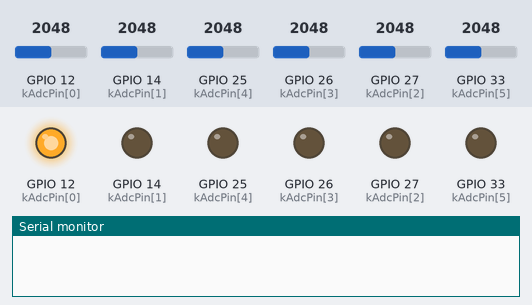
A sketch run on a simulated ESP32. On the bench: output pins drawn as LEDs (lit = HIGH), the last lines printed to the serial monitor. The inputs (shaded band) are chosen by the test bench; at power-on: GPIO 12 (kAdcPin[0]) = 2048, GPIO 14 (kAdcPin[1]) = 2048, GPIO 25 (kAdcPin[4]) = 2048, GPIO 26 (kAdcPin[3]) = 2048, GPIO 27 (kAdcPin[2]) = 2048, GPIO 33 (kAdcPin[5]) = 2048. Nothing arrives over Bluetooth unless stated.

Above: at 0.1 s.
At 1.1 s:
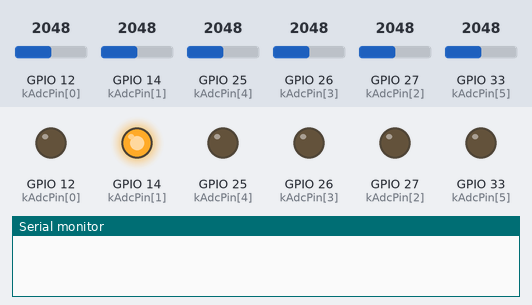
At 7.2 s:
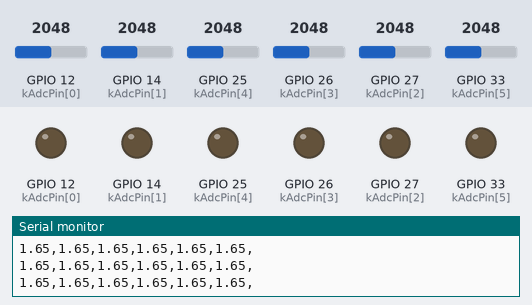
7.3 s: GPIO 12 (kAdcPin[0]) set to 2866
8.8 s: GPIO 14 (kAdcPin[1]) set to 2866
10.3 s: GPIO 25 (kAdcPin[4]) set to 2866
11.8 s: GPIO 26 (kAdcPin[3]) set to 2866
13.3 s: GPIO 27 (kAdcPin[2]) set to 2866
14.8 s: GPIO 33 (kAdcPin[5]) set to 2866
Timing chart, 0 to 17.3 s (numbered marks = the images above; inputs shaded):
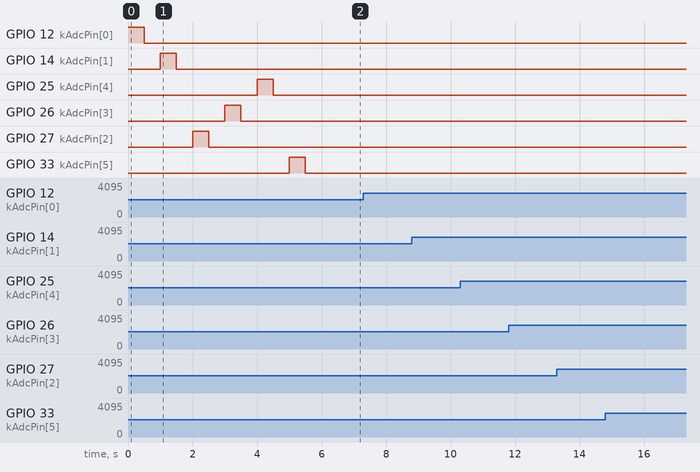

The sketch:

LED_IS_LED_LOLIN.ino
```cpp
// Version 20260905 - WEMOS LOLIN32 LITE
#include "BluetoothSerial.h"

#if !defined(CONFIG_BT_ENABLED) || !defined(CONFIG_BLUEDROID_ENABLED)
  #error Bluetooth is not enabled! Please enable it in menuconfig.
#endif

BluetoothSerial SerialBT;

// --------- Detector channels (ADC inputs) ---------
enum Channel : uint8_t { CH_R, CH_O, CH_Y, CH_G, CH_B, CH_U, CH_COUNT };

// GPIOs used as ADC inputs
const int kAdcPin[CH_COUNT] = {
  12, // R
  14, // O
  27, // Y
  26, // G
  25, // B
  33  // U
};

// --------- Sampling / output settings ---------
const float kVref   = 3.3f;      // Approx. ADC reference voltage
const float kAdcMax = 4095.0f;   // 12-bit ADC max value (0..4095)

// Measurement interval:
// 200 ms -> approximately 5 measurement frames per second
const uint32_t kLoopDelayMs = 200;

// One measurement frame (6 channels)
float v[CH_COUNT];

// Blink one detector channel pin to demonstrate the detector "color"
void blinkPin(int pin, uint16_t onMs = 500, uint16_t offMs = 500) {
  pinMode(pin, OUTPUT);

  digitalWrite(pin, HIGH);
  delay(onMs);

  digitalWrite(pin, LOW);
  delay(offMs);
}

// Run a startup demo: blink all detector channels in order
void detectorDemo() {
  for (uint8_t i = 0; i < CH_COUNT; i++) {
    blinkPin(kAdcPin[i]);
  }
}

// Read one ADC pin and convert the ADC value to voltage
float readVoltage(int pin) {
  const int raw = analogRead(pin);

  return kVref * (float)raw / kAdcMax;
}

// Read all six detector channels
void sampleAllChannels() {
  for (uint8_t i = 0; i < CH_COUNT; i++) {
    v[i] = readVoltage(kAdcPin[i]);
  }
}

// Build CSV line:
// R,O,Y,G,B,U,
//
// Example:
// 0.12,0.35,0.81,0.24,0.05,0.02,
String buildCsvLine() {
  String s;

  s.reserve(64);

  for (uint8_t i = 0; i < CH_COUNT; i++) {
    s += String(v[i], 2);
    s += ",";
  }

  return s;
}

// Optional Bluetooth command handling:
//
// D -> repeat detector startup demo
void handleBluetoothCommands() {
  if (!SerialBT.available()) {
    return;
  }

  String cmd = SerialBT.readStringUntil('\n');
  cmd.trim();

  if (cmd.length() == 0) {
    return;
  }

  if (cmd.startsWith("D")) {
    detectorDemo();

    // Restore detector pins to ADC input mode
    for (uint8_t i = 0; i < CH_COUNT; i++) {
      pinMode(kAdcPin[i], INPUT);
    }
  }
}

void setup() {
  Serial.begin(9600);

  SerialBT.begin("Foto_effect");

  // Startup detector demonstration
  detectorDemo();

  // Switch all detector pins back to ADC input mode
  for (uint8_t i = 0; i < CH_COUNT; i++) {
    pinMode(kAdcPin[i], INPUT);
  }
}

void loop() {
  // Check optional Bluetooth commands
  handleBluetoothCommands();

  // Read all detector channels
  sampleAllChannels();

  // Create one complete measurement frame
  const String line = buildCsvLine();

  // Send the same data through USB serial and Bluetooth
  Serial.println(line);
  SerialBT.println(line);

  // 200 ms interval -> approximately 5 Hz sampling/output rate
  delay(kLoopDelayMs);
}
```
